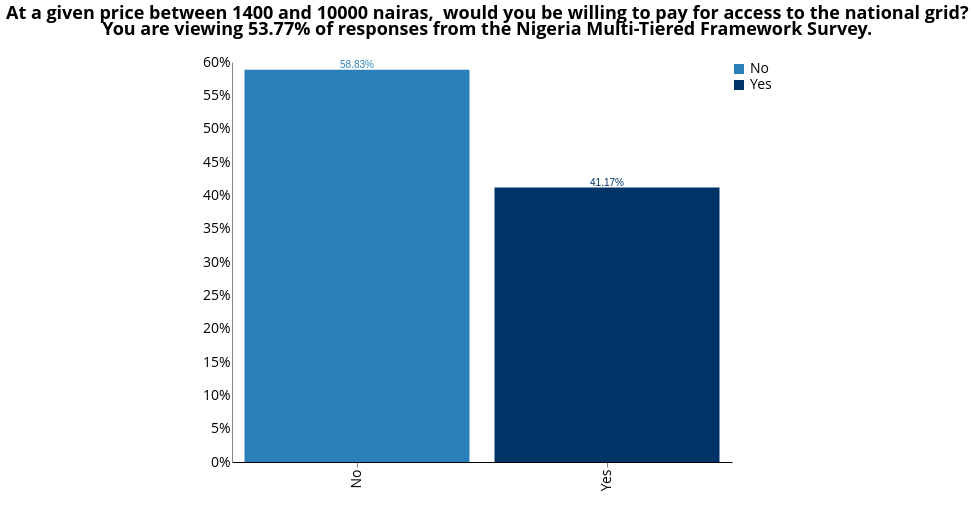

The Vega-Lite source for this figure:
### Vega-Lite specification from a JSON file in a GitHub repository (floating-point values rounded to 4 significant figures; data arrays with more than 128 entries replaced by an {"elided": "..."} marker saying what was removed)
{"width": 800, "height": 400, "config": {"title": {"fontSize": 18, "font": "Open Sans", "anchor": "center", "fontColor": "#000000"}, "axisX": {"domain": true, "domainColor": "#000000", "grid": false, "labelFont": "Open Sans", "labelFontSize": 14, "titleFont": "Open Sans", "titleFontSize": 13, "titleFontWeight": "normal", "title": "X Axis Title (units)"}, "axisY": {"domain": true, "grid": false, "gridColor": "#DEDDDD", "gridWidth": 1, "labelFont": "Open Sans", "labelFontSize": 14, "labelAngle": 0, "ticks": false, "titleFont": "Open Sans", "titleFontSize": 14, "titleFontWeight": "normal", "titlePadding": 10, "title": "Y Axis Title (units)"}, "range": {"category": ["#2980B9", "#003366", "#FFAE19", "#FF4500", "#438B28", "#45B39D", "#99ADC1", "#212F3C"]}, "legend": {"labelFont": "Open Sans", "labelFontSize": 14, "symbolType": "square", "symbolSize": 100, "titleFont": "Open Sans", "titleFontSize": 14, "titleFontWeight": "normal", "title": "Legend", "orient": "right", "offset": 0}, "tooltip": {"font": "Open Sans"}, "font": {"font": "Open Sans"}, "view": {"stroke": "transparent", "text": {"font": "Open Sans", "color": ["#2980B9", "#003366", "#FFAE19", "#FF4500", "#438B28", "#45B39D", "#99ADC1", "#212F3C"], "fontSize": 14, "align": "right", "fontWeight": 400, "size": 14}, "bar": {"size": 40, "binSpacing": 1, "continuousBandSize": 30, "discreteBandSize": 30, "fill": ["#2980B9", "#003366", "#FFAE19", "#FF4500", "#438B28", "#45B39D", "#99ADC1", "#212F3C"], "stroke": false}}}, "layer": [{"mark": "bar", "encoding": {"color": {"field": "d_3", "type": "nominal"}, "tooltip": {"field": "d_3", "type": "nominal"}, "x": {"axis": {"title": " "}, "field": "d_3", "sort": {"field": "d_3", "op": "count", "order": "descending"}, "type": "nominal"}, "y": {"aggregate": "sum", "axis": {"format": "%", "title": ""}, "field": "pct", "type": "quantitative"}}, "height": 400, "selection": {"selector001": {"type": "single", "fields": ["locality"], "bind": {"input": "select", "options": [null, 0, 1], "labels": ["National", "Urban", "Rural"], "name": "Locality Breakdown  "}}, "selector002": {"type": "single", "fields": ["elc_aggr_tier"], "bind": {"input": "select", "options": [null, "Tier 0", "Tier 1", "Tier 2", "Tier 3", "Tier 4", "Tier 5"], "labels": ["All Tiers", "Tier 0", "Tier 1", "Tier 2", "Tier 3", "Tier 4", "Tier 5"], "name": "Tiers  "}}}, "transform": [{"joinaggregate": [{"op": "count", "field": "*", "as": "total"}]}, {"calculate": "1 / datum.total", "as": "pct"}], "width": 500}, {"mark": {"type": "text", "align": "center", "baseline": "bottom"}, "encoding": {"color": {"field": "d_3", "type": "nominal"}, "text": {"aggregate": "sum", "field": "pct", "format": ".2%", "type": "quantitative"}, "tooltip": {"field": "d_3", "type": "nominal"}, "x": {"axis": {"title": " "}, "field": "d_3", "sort": {"field": "d_3", "op": "count", "order": "descending"}, "type": "nominal"}, "y": {"aggregate": "sum", "axis": {"format": "%", "title": ""}, "field": "pct", "type": "quantitative"}}, "height": 400, "transform": [{"joinaggregate": [{"op": "count", "field": "*", "as": "total"}]}, {"calculate": "1 / datum.total", "as": "pct"}], "width": 500}], "data": {"name": "data-c67cd21cc5589557da9ebd0b90396cde"}, "title": {"text": ["At a given price between 1400 and 10000 nairas,\n would you be willing to pay for access to the national grid?"], "subtitle": ["You are viewing 53.77% of responses from the Nigeria Multi-Tiered Framework Survey.", " "], "color": "black", "subtitleColor": "black"}, "transform": [{"filter": {"selection": "selector001"}}, {"filter": {"selection": "selector002"}}], "$schema": "https://vega.github.io/schema/vega-lite/v4.17.0.json", "datasets": {"data-c67cd21cc5589557da9ebd0b90396cde": {"elided": "1953 records"}}}
